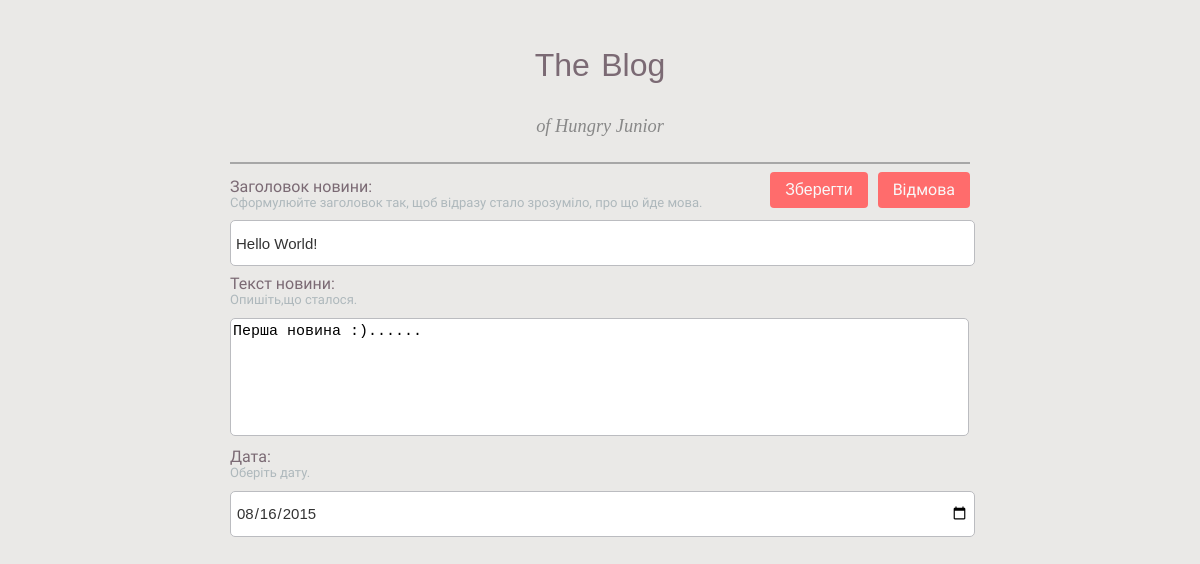
/index.php?action=edit&id=25, run on the app's committed database.
### tables this page shows
CREATE TABLE IF NOT EXISTS `news` (
  `id` int(11) NOT NULL AUTO_INCREMENT,
  `title` varchar(255) NOT NULL,
  `dt` date NOT NULL,
  `body` text NOT NULL,
  PRIMARY KEY (`id`)
);

### inc/edit.inc.php (called while the page is built, shortened)
<?php
$edit_note_id = (int)$_GET["id"];
$config = parse_ini_file("config.inc.ini");
$db = new PDO($config["db.conn"],$config["db.user"],$config["db.password"]);
$query_get_data = "SELECT *
                   FROM news
                   WHERE id = :id";
$stmt_get = $db->prepare($query_get_data);
$stmt_get->bindParam(':id', $edit_note_id);
$stmt_get->execute();
$row = $stmt_get->fetch(PDO::FETCH_ASSOC);
require_once("record.inc.php");

### inc/record.inc.php (the view, shortened to what this page needs)
<div class="create_news">
    <form action=" " method="post" id = "addNews">
        <label class="field__label">Заголовок новини:</label>
        <div class="field__desc">Сформулюйте заголовок так, щоб відразу стало зрозуміло, про що йде мова.</div>
        <input type="text" name="title" value="<?=$row["title"]?>" required />
        <label class="field__label">Текст новини:</label>
        <div class="field__desc">Опишіть,що сталося.</div>
        <textarea name="body" cols="50" rows="5" required><?=$row["body"]?></textarea>
        <label class="field__label">Дата:</label>
        <div class="field__desc">Оберіть дату.</div>
        <input type="date" name="calendar" value="<?=$row["dt"]?>" required />
    </form>
</div>

### css/style.css (style rules this page uses)
body { font-family: "Droid Sans", sans-serif; overflow-y: scroll; background-color: #EAE9E7; }
.create_news { margin-top: 15px; }
.field__desc { color: #aeb8bc; font-size: 13px; line-height: 1.2em; margin-bottom: 10px; max-width: 550px; }
input[type="text"] { background-image: none; border: none; margin-bottom: 10px; padding: 0; -webkit-transition: all .3s; transition: all .3s; font-family: "PT Sans",Helvetica,Arial,sans-serif; border-color: #d2d6d7; border-radius: 5px; line-height: 1.5em; color: #333; font-size: 15px; width: 99%; z-index: 0; height: 30px; background: #fff; box-shadow: none; border: 1px solid #bbbcc0; outline: none; padding: 7px 5px; position: relative; z-index: 2; -webkit-appearance: none; background-color: #fff; }
input[type="date"] { background-image: none; border: none; margin-bottom: 10px; padding: 0; -webkit-transition: all .3s; transition: all .3s; font-family: "PT Sans",Helvetica,Arial,sans-serif; border-color: #d2d6d7; border-radius: 5px; line-height: 1.5em; color: #333; font-size: 15px; width: 99%; z-index: 0; height: 30px; background: #fff; box-shadow: none; border: 1px solid #bbbcc0; outline: none; padding: 7px 5px; position: relative; z-index: 2; -webkit-appearance: none; background-color: #fff; }
textarea { width: 99%; border-color: #BBBCC0; border-radius: 5px; line-height: 1.5em; margin-bottom: 10px; resize: none; font-size: 15px; }
label.field__label { color: #7B6A74; }

### data on the page
news: title "Hello World!", body "Перша новина :)......", calendar "08/16/2015"
